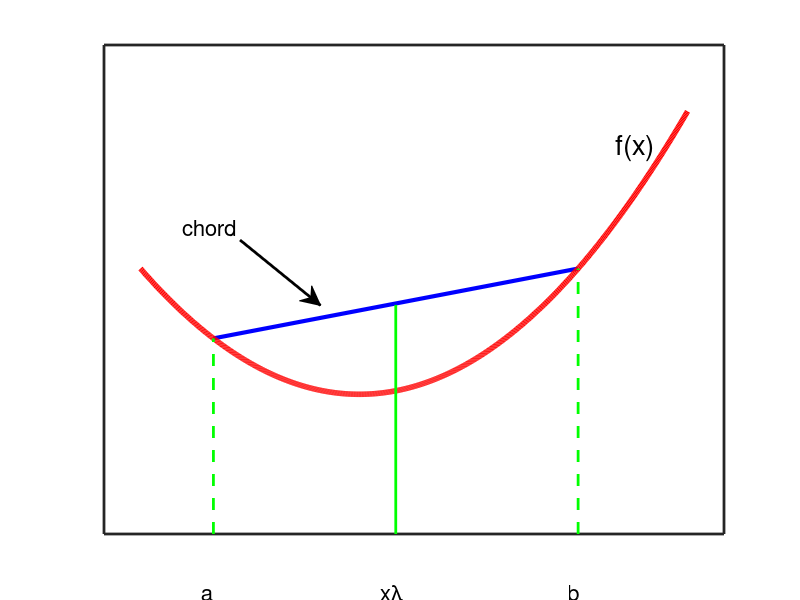

This chart was generated by the following MATLAB code: (Note: this script raises an error after producing the figure.)
%% Illustration of Jensen's inequality
%

figure;
hold all;
domain = -2:0.01:5.5;
f = @(x)(x-1).^2;
plot([-1,4],[f(-1),f(4)],'-b','LineWidth',3);
plot(domain,f(domain),'-r','LineWidth',4);
plot([-1,-1],[-10,f(-1)],'--g','LineWidth',2);
plot([4,4],[-10,f(4)],'--g','LineWidth',2);
plot([1.5,1.5],[-10,6.4],'-g','LineWidth',2);

set(gca,'XTick',[],'YTick',[],'XLim',[-2.5,6],'YLim',[-10,25],'box','on','LineWidth',2);

%f(x)
annotation(gcf,'textbox',[0.77 0.7165 0.08791 0.07622],...
    'String',{'f(x)'},...
    'FontSize',20,...
    'FitBoxToText','off',...
    'LineStyle','none');

%chord
annotation(gcf,'textarrow',[0.3 0.4007],[0.6 0.4909],...
    'TextEdgeColor','none',...
    'TextLineWidth',2,...
    'FontSize',16,...
    'String',{'chord'},...
    'LineWidth',2);

%a
annotation(gcf,'textbox',[0.252 0 0.065 0.119],...
    'String',{'a'},...
    'FontSize',16,...
    'LineStyle','none');

%xlambda
annotation(gcf,'textbox',[0.4761 0 0.065 0.119],...
    'String',{'x\lambda'},...
    'FontSize',16,...
    'LineStyle','none');

%b
annotation(gcf,'textbox',[0.710 0 0.065 0.119],'String',{'b'},...
    'FontSize',16,...
    'LineStyle','none');

maximizeFigure;
p = get(gcf,'Position');
p(3) = 2*p(3)/3;
set(gcf,'Position',p);
printPmtkFigure convexFn

%%
f = @(x) 0.3*(x-3.5).^2 + 2;
domain = 0:0.01:6;

figure; hold on;
plot(domain,f(domain),'-r','LineWidth',4);
xdata = [[1;1]    [3;3]    [5;5]    ];
ydata = [[0;f(1)] [0;f(3)] [0;f(5)] ];

line(xdata,ydata,'Color','b','LineWidth',3);
plot([1,5],f([1,5]),'-g','LineWidth',3);
plot(xdata(:),ydata(:),'.b','MarkerSize',30);
plot(3,(f(1)+f(5))/2,'.g','MarkerSize',30);
grid on; box on;
set(gca,'XTick',[1,3,5],'YTick',[f(3),f(5),((f(1)+f(5))/2),f(1)]);
set(gca,'XTickLabel',{'a','E[x]','b'});
set(gca,'YTickLabel',{'f(E[x])','f(b)','E[f(x)]','f(a)'});
set(gca,'FontSize',28,'LineWidth',2);
placeFigures('square',false);
printPmtkFigure('jensens');
